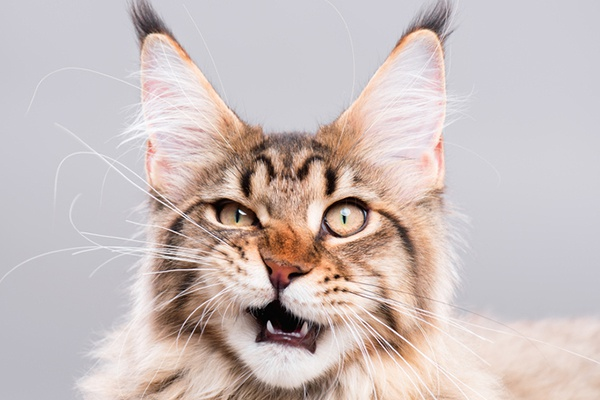
#> input picture original.jpg, 600 x 400 px
$ python Search.py
#> lines starting #> are read from the running program, lines starting #| are printed output that depends on the picture; after the words box and inside, x2 and y2 are one past the last pixel; in counts of white or black regions, pixels touching at a corner belong together
import cv2
import numpy as np

#load images and template
image_p=cv2.imread("original.jpg",0)
#> image_p: shape (400, 600); min 0, max 255, mean 194
template=cv2.imread("4.jpg",0)
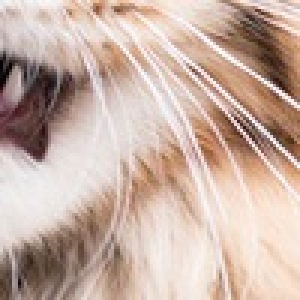
#> input picture 4.jpg, 100 x 100 px (shown 3 times larger)
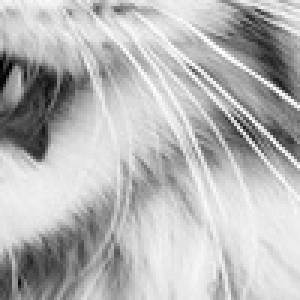
#> template: shape (100, 100) (shown 3 times larger); min 0, max 255, mean 182.2
original=cv2.imread("original.jpg",1)
#> original is the input picture: shape (400, 600, 3); mean B, G, R 188.6, 190.5, 203.2
original1=cv2.merge((image_p,image_p,image_p))

#image_p= cv2.merge((image_p,image_p,image_p))

#mostrar la image_p
cv2.imshow("imgen",template)
cv2.imshow("original",image_p)

print(template.shape)
#| (100, 100)
print(image_p.shape)
#| (400, 600)
x1= 100
y1= 100

for x in range (0,600,100):
    for y in range (0,400,100):
        roi=image_p[y:y+y1,x:x+x1]
        resta=cv2.absdiff(roi,template)
        t_pixel=np.sum(resta)
        print(t_pixel)
        base=original.copy()
        if t_pixel < 15000:#8000 10000 15000
            original[y:y+y1,x:x+x1]=original1[y:y+y1,x:x+x1]
            cv2.rectangle(original,(x,y),(x+x1,y+y1),(0,0,255),2)
            original1[y:y+y1,x:x+x1]=(0,0,255)
        cv2.rectangle(base,(x,y),(x+x1,y+y1),(0,255,0),2)
        cv2.imshow("original",base)
        cv2.imshow("seccion",roi)
        cv2.imshow("resta",resta)
        cv2.waitKey(0)
#> this loop made 6 passes
#> pass 1, `cv2.imshow("resta",resta)`:
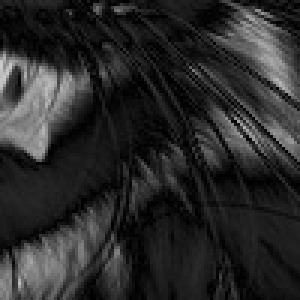
#> window 'resta': shape (100, 100) (shown 3 times larger); min 0, max 203, mean 42.1
#> after the loop:
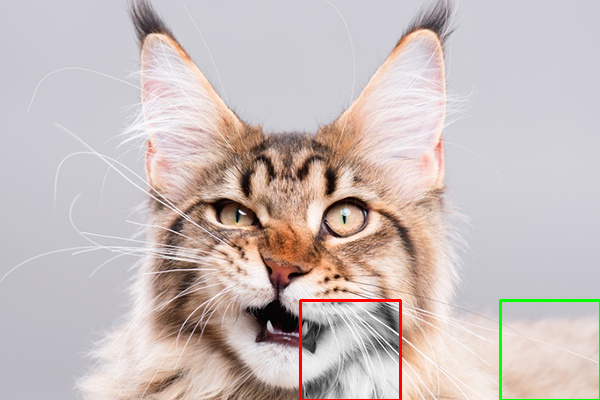
#> base: shape (400, 600, 3); mean B, G, R 187.9, 190.1, 202
#> after the loop:
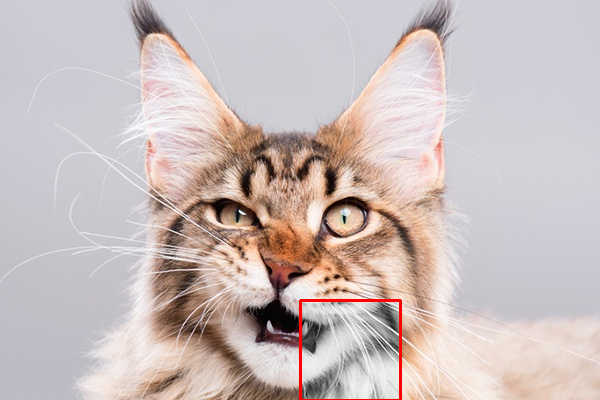
#> original: shape (400, 600, 3); 4.33% of pixels changed, all inside (x1, y1, x2, y2) = (299, 299, 402, 400)
#> after the loop:
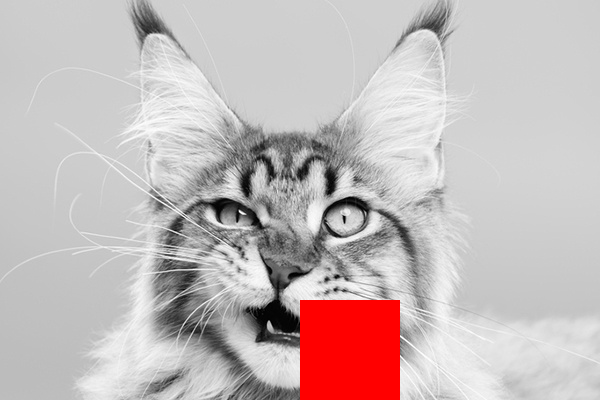
#> original1: shape (400, 600, 3); mean of channels 0, 1, 2 186.4, 186.4, 197; drawn as B, G, R
#> after the loop:
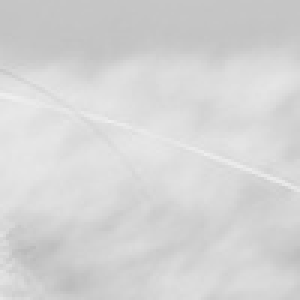
#> roi: shape (100, 100) (shown 3 times larger); min 186, max 239, mean 212.5
cv2.imshow("final",original)
cv2.waitKey(0)#indefinida mente queda esperando a q se aplaste una tecla
cv2.destroyAllWindows()
